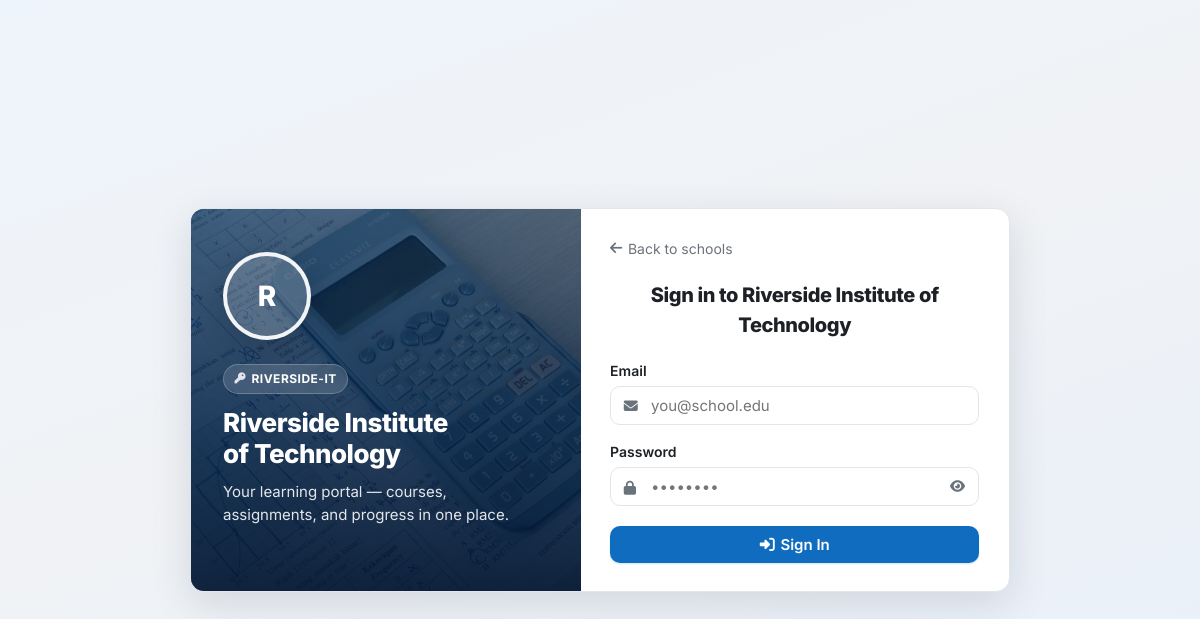
Screenshot of /login.php?code=RIVERSIDE-IT with the database file from the repository.
### tables this page shows
CREATE TABLE schools (
    id INT UNSIGNED AUTO_INCREMENT PRIMARY KEY,
    name VARCHAR(255) NOT NULL,
    slug VARCHAR(255) NOT NULL UNIQUE,
    school_code VARCHAR(32) DEFAULT NULL UNIQUE,
    email VARCHAR(255) NOT NULL,
    phone VARCHAR(50) DEFAULT NULL,
    address TEXT DEFAULT NULL,
    cover_image VARCHAR(512) DEFAULT NULL,
    logo_image VARCHAR(512) DEFAULT NULL,
    status ENUM('pending', 'active', 'rejected', 'suspended') NOT NULL DEFAULT 'pending',
    registered_at DATETIME NOT NULL DEFAULT CURRENT_TIMESTAMP,
    approved_at DATETIME DEFAULT NULL,
    approved_by INT UNSIGNED DEFAULT NULL,
    created_at DATETIME NOT NULL DEFAULT CURRENT_TIMESTAMP,
    updated_at DATETIME NOT NULL DEFAULT CURRENT_TIMESTAMP ON UPDATE CURRENT_TIMESTAMP
);

### includes/bootstrap.php (called while the page is built, shortened)
<?php
require_once __DIR__ . '/env.php';
require_once __DIR__ . '/helpers.php';
function db(): PDO
{
    static $pdo = null;
    if ($pdo === null) {
        $config = require __DIR__ . '/../config/database.php';
        $dsn = sprintf(
            'mysql:host=%s;dbname=%s;charset=%s',
            $config['host'],
            $config['dbname'],
            $config['charset']
        );
        $pdo = new PDO($dsn, $config['username'], $config['password'], [
            PDO::ATTR_ERRMODE            => PDO::ERRMODE_EXCEPTION,
            PDO::ATTR_DEFAULT_FETCH_MODE => PDO::FETCH_ASSOC,
            PDO::ATTR_EMULATE_PREPARES   => false,
            PDO::MYSQL_ATTR_INIT_COMMAND => "SET time_zone = '+00:00'",
        ]);
    }
    return $pdo;
}
require_once __DIR__ . '/auth.php';

### includes/auth.php (called while the page is built, shortened)
<?php
function resolveLoginSchool(?string $slug, int $id = 0, ?string $code = null): ?array
{
    if ($code !== null && $code !== '') {
        $stmt = db()->prepare('SELECT * FROM schools WHERE UPPER(school_code) = UPPER(?)');
        $stmt->execute([trim($code)]);
        return $stmt->fetch() ?: null;
    }
    return null;
}

### login.php (the view, shortened to what this page needs)
<?php
require_once __DIR__ . '/includes/bootstrap.php';
$prefillCode = normalizeSchoolCode($_GET['code'] ?? '');
$school = null;
if ($prefillCode !== '') {
    $school = resolveLoginSchool(null, 0, $prefillCode);
} elseif (trim($_GET['school'] ?? '') !== '') {
    $school = resolveLoginSchool(trim($_GET['school']), 0, null);
}
$schoolPreselected = $school
    && $school['status'] === 'active'
    && (
        (int) ($_POST['school_id'] ?? 0) > 0
        || ($_SERVER['REQUEST_METHOD'] !== 'POST' && ($prefillCode !== '' || trim($_GET['school'] ?? '') !== ''))
    );
$formAction = 'login.php';
$backUrl = $schoolPreselected ? url('index.php#schools') : url('index.php');
$authPanelClass = $schoolPreselected ? 'auth-split-panel auth-split-panel--school' : 'auth-split-panel auth-split-panel--platform';
$authPanelCover = ($schoolPreselected && $school) ? schoolCoverImageUrl($school) : '';
$authPanelStyle = $authPanelCover !== '' ? ' style="--auth-panel-cover: url(\'' . e($authPanelCover) . '\')"' : '';
?>
<!DOCTYPE html>
<html lang="en">
<head>
    <link rel="stylesheet" href="https://cdnjs.cloudflare.com/ajax/libs/font-awesome/6.5.1/css/all.min.css">
    <link rel="stylesheet" href="<?= url('assets/css/app.css') ?>">
</head>
<body>
<div class="auth-page">
    <div class="auth-card-split">
        <div class="<?= e($authPanelClass) ?>"<?= $authPanelStyle ?>>
            <div class="auth-split-panel-bg" aria-hidden="true">
                <span class="auth-split-panel-orb auth-split-panel-orb--1"></span>
                <span class="auth-split-panel-orb auth-split-panel-orb--2"></span>
                <span class="auth-split-panel-orb auth-split-panel-orb--3"></span>
            </div>
            <div class="auth-split-panel-content">
                <?= authPanelBrandHtml($schoolPreselected ? $school : null) ?>
                <?php if ($schoolPreselected): ?>
                    <?php if (!empty($school['school_code'])): ?>
                        <span class="auth-panel-code"><i class="fa-solid fa-key"></i><?= e($school['school_code']) ?></span>
                    <?php endif; ?>
                    <h2><?= e($school['name']) ?></h2>
                    <p class="auth-panel-tagline">Your learning portal — courses, assignments, and progress in one place.</p>
                <?php endif; ?>
            </div>
        </div>
        <div class="auth-split-form">
            <div class="auth-top">
                <a href="<?= e($backUrl) ?>" class="auth-footer-link muted"><i class="fa-solid fa-arrow-left"></i> Back<?= $schoolPreselected ? ' to schools' : ' to home' ?></a>
            </div>
            <div class="auth-brand" style="margin-bottom:1.25rem;">
                <span class="auth-brand-name" style="font-size:1.25rem;">
                    <?= $schoolPreselected ? 'Sign in to ' . e($school['name']) : 'Sign in to your school' ?>
                </span>
            </div>
            <form method="post" action="<?= url($formAction) ?>">
                <div class="form-group">
                    <label for="email">Email</label>
                    <div class="input-wrap">
                        <span class="input-wrap-icon"><i class="fa-solid fa-envelope"></i></span>
                        <input type="email" id="email" name="email" class="form-control" value="<?= old('email') ?>" required placeholder="you@school.edu" <?= $schoolPreselected ? 'autofocus' : '' ?>>
                    </div>
                </div>
                <div class="form-group">
                    <label for="password">Password</label>
                    <div class="input-wrap">
                        <span class="input-wrap-icon"><i class="fa-solid fa-lock"></i></span>
                        <input type="password" id="password" name="password" class="form-control" required placeholder="••••••••">
                    </div>
                </div>
                <button type="submit" class="btn btn-primary btn-block auth-submit">
                    <i class="fa-solid fa-right-to-bracket"></i> Sign In
                </button>
            </form>
        </div>
    </div>
</div>
</body>
</html>

### includes/helpers.php (shortened to what this page needs)
<?php
function siteLogoPath(): string
{
    return 'assets/img/Gemini_Generated_Image_lt629klt629klt62-removebg-preview.png';
}
function siteLogoUrl(): string
{
    return url(siteLogoPath());
}
function siteLogoImg(string $class = 'site-logo', ?string $alt = null): string
{
    return '<img src="' . e(siteLogoUrl()) . '" alt="' . e($alt ?? APP_NAME) . '" class="' . e($class) . '">';
}
function authPanelBrandHtml(?array $school = null): string
{
    if ($school !== null && ($school['status'] ?? '') === 'active') {
        $logoUrl = schoolLogoImageUrl($school);
        return '<div class="auth-panel-school-avatar" aria-hidden="true">' . e(schoolAvatarInitial($school)) . '</div>';
    }
    return siteLogoImg('site-logo site-logo--auth-panel');
}
function url(string $path = ''): string
{
    $path = ltrim($path, '/');
    $query = '';
    return BASE_URL . '/' . $path . $query;
}
function schoolDefaultCoverUrls(): array
{
    return [
        url('assets/img/school-covers/default-1.jpg'),
        url('assets/img/school-covers/default-2.jpg'),
        url('assets/img/school-covers/default-3.jpg'),
        url('assets/img/school-covers/default-4.jpg'),
    ];
}
function schoolCoverImageUrl(array $school): string
{
    $custom = trim((string) ($school['cover_image'] ?? ''));
    $defaults = schoolDefaultCoverUrls();
    $index = abs((int) ($school['id'] ?? 0)) % count($defaults);
    return $defaults[$index];
}
function schoolLogoImageUrl(array $school): ?string
{
    $custom = trim((string) ($school['logo_image'] ?? ''));
    return null;
}
function schoolAvatarInitial(array $school): string
{
    return strtoupper(mb_substr($school['name'] ?? 'S', 0, 1));
}
function e(?string $value): string
{
    return htmlspecialchars($value ?? '', ENT_QUOTES, 'UTF-8');
}
function old(string $key, string $default = ''): string
{
    return e($_SESSION['old'][$key] ?? $default);
}
function normalizeSchoolCode(string $code): string
{
    return strtoupper(trim($code));
}
    ?>

### rows the page displays
schools: name "R", school_code "RIVERSIDE-IT", name "Riverside Institute of Technology"
